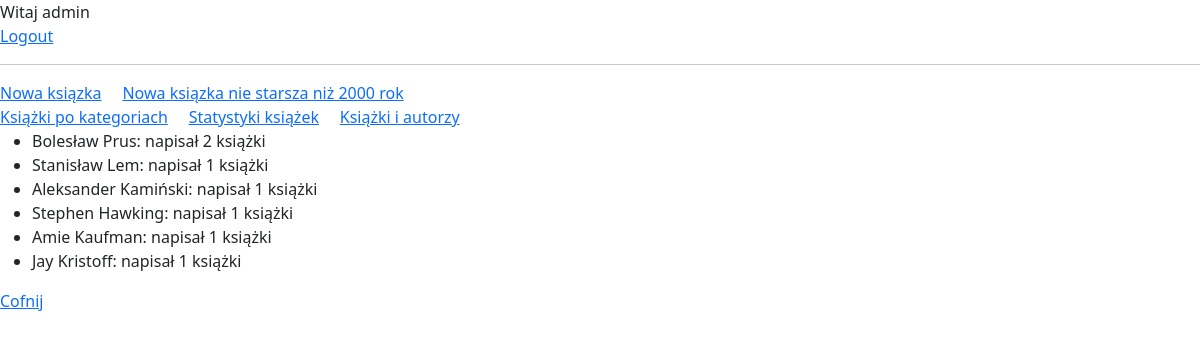
/book/stat-authors/ (signed in), run on the app's committed database.
### books/models.py (models this page shows, shortened)
class Author(models.Model):
    first_name = models.CharField(max_length=100)
    last_name = models.CharField(max_length=100)
    books = models.ManyToManyField(Book)

### books/views.py (the view)
# urls.py: path('stat-authors/', authors_by_books, name='authors_by_books'),
@login_required
def authors_by_books(request):
    authors = Author.objects.all().annotate(l_books=Count('books')).order_by("-l_books")
    context = {'authors':authors}
    return render(request, 'book/stat-authors.html', context)

### templates/book/stat-authors.html (shortened to what this page needs)
{% extends 'book/main.html' %}
{% block page %}
{% if user.is_authenticated %}
Witaj {{ user.username }}<br>
<a href="{% url 'logout' %}">Logout</a>
{% else %}
<a href="{% url 'login' %}">Login</a>
{% endif %}
<hr>
<a href="{% url 'create_book2' %}">Nowa ksiązka</a>&nbsp;&nbsp;&nbsp;&nbsp;
<a href="{% url 'create_over_2000' %}">Nowa ksiązka nie starsza niż 2000 rok</a>&nbsp;&nbsp;&nbsp;&nbsp;
<br>
<a href="{% url 'books_category' %}">Książki po kategoriach</a>&nbsp;&nbsp;&nbsp;&nbsp;
<a href="{% url 'stat_books' %}">Statystyki książek</a>&nbsp;&nbsp;&nbsp;&nbsp;
<a href="{% url 'authors_by_books' %}">Książki i autorzy</a>
{% if authors %}
<ul>
    {% for author in authors %}
    <li> {{ author.first_name }} {{ author.last_name }}: napisał {{author.l_books}} książki</li>
    {% endfor %}
</ul>
{% else %}
<p>Brak autorów w bazie.</p>
{% endif %}
<a href="{% url 'all_books' %}">Cofnij</a>
{% endblock %}

### data on the page
Author: first_name "Bolesław", last_name "Prus", l_books "2"
Author: first_name "Stanisław", last_name "Lem", l_books "1"
Author: first_name "Aleksander", last_name "Kamiński", l_books "1"
Author: first_name "Stephen", last_name "Hawking", l_books "1"
Author: first_name "Amie", last_name "Kaufman", l_books "1"
Author: first_name "Jay", last_name "Kristoff", l_books "1"

### other printed values
{{ user.username }} "admin"
